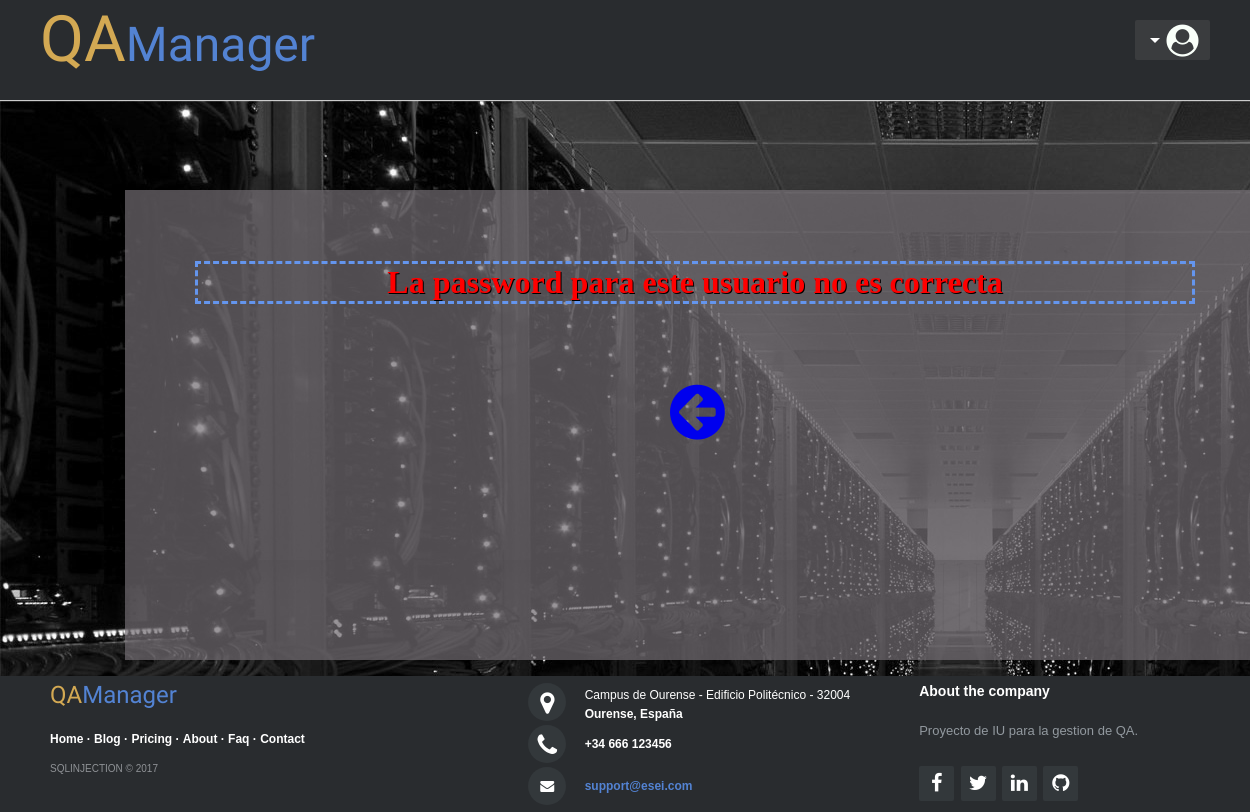
The page /Controllers/Login_Controller.php?login=admin on the database its author committed.
### tables this page shows
CREATE TABLE `USUARIO` (
  `login` varchar(9) NOT NULL,
  `password` varchar(128) NOT NULL,
  `DNI` varchar(9) NOT NULL,
  `Nombre` varchar(30) NOT NULL,
  `Apellidos` varchar(50) NOT NULL,
  `Correo` varchar(40) NOT NULL,
  `Direccion` varchar(60) NOT NULL,
  `Telefono` varchar(11) NOT NULL
  );

### Functions/Access_DB.php (called while the page is built)
<?php
function ConnectDB()
{
    $mysqli = new mysqli("localhost","userET3","passET3","IUET32017");
	if ($mysqli->connect_errno) {
		include '../Views/MESSAGE_View.php';
		new MESSAGE("Fallo al conectar a MySQL: (" . $mysqli->connect_errno . ") " . $mysqli->connect_error, '../index.php');
		return false;
	}
	else{
        $mysqli->set_charset("utf8");
		return $mysqli;
	}
}
?>

### Models/User_Model.php (called while the page is built, shortened)
<?php
class UserDAO
{
    var $login;
    var $password;
    var $mysqli;
    function __construct( $login, $password)
    {
        $this->login = $login;
        $this->password = hash('md5', $password);
        include_once '../Functions/Access_DB.php';
        $this->mysqli = ConnectDB();
    }
    function login(){
        $sql = "SELECT *
			FROM USUARIO
			WHERE (
				(login = '$this->login')
			)";
        $resultado = mysqli_query($this->mysqli, $sql);
        if(mysqli_num_rows($resultado) == 0){
            return 'El login no existe';
        }
        else{
            $tupla = $resultado->fetch_array();
            if ($tupla['password'] == $this->password){
                return true;
            }
            else{
                return 'La password para este usuario no es correcta';
            }
        }
    }
}

### Views/MESSAGE_View.php (the view, shortened to what this page needs)
<?php
class MESSAGE{
	private $string;
	private $volver;
	function __construct($string, $volver){
		$this->string = $string;
		$this->volver = $volver;
		$this->render();
	}
	function render(){
?>
		<br>
		<br>
		<br>
        <div class="MessageContainer">
            <div class="MessageString">
                <H1 class="errorMessage">
                <?php echo $this->string; ?>
                <link rel="stylesheet" href="../Locales/MESSAGE.css">
                <link rel="stylesheet" href="https://maxcdn.bootstrapcdn.com/font-awesome/4.7.0/css/font-awesome.min.css">
                </H1>
                <br>
                <br>
                <br>
                <a href="<?php echo $this->volver ?>"><i class="fa fa-arrow-circle-left" id="returnIcon"></i></a>
            </div>
        </div>
<?php
	}
}

### Controllers/Login_Controller.php (shortened to what this page needs)
<?php
if(!isset($_REQUEST['login']) && !(isset($_REQUEST['password']))){
    include_once '../Views/Login_View.php';
    $login = new Login();
}
else{
    include_once '../Models/User_Model.php';
    $login = $_REQUEST['login'];
    $password = $_REQUEST['password'];
    $usuario = new UserDAO($login,$password);
    $respuesta = $usuario->login();
    if ($respuesta == 'true'){
        session_start();
        $_SESSION['login'] = $_REQUEST['login'];
        header('Location:../Controllers/Index_Controller.php');
    }
    else{
        include_once '../Views/MESSAGE_View.php';
        new MESSAGE($respuesta, './Login_Controller.php');
    }
}
?>

### Locales/Header.css (style rules this page uses)
.header-user-dropdown { background-color:#292c2f; box-shadow:0 1px 1px #ccc; padding: 20px 40px; height: 100px; color: #ffffff; box-sizing: border-box; }
.header-user-dropdown .header-limiter { max-width: 1200px; text-align: center; margin: 0 auto; }
#logIcon { margin-left: 20px; margin-top: 5px; font-size: 2em; }
.header-user-dropdown .header-limiter h1 { float: left; font: normal 64px Cookie, Arial, Helvetica, sans-serif; line-height: 40px; margin:0; }
.header-user-dropdown .header-limiter h1 span { color: #5383d3; font-size: 48px; }
.header-user-dropdown .header-limiter h1 a { color: #D3A953; }
.header-user-dropdown .header-limiter a { color: #f9fff9; text-decoration: none; }
.header-user-dropdown .header-limiter .header-user-menu { position: relative; float:right; background-color:#3a3c3e; width:75px; height:40px; border-radius:2px; }
.header-user-dropdown .header-limiter .header-user-menu:before { content:''; width:0; height:0; top: 18px; left: 15px; position:absolute; border:5px solid transparent; border-top-color:#fff; }

### Locales/Main.css (style rules this page uses)
body { margin: 0; background-color: #e0e0e0; background-image: url("../Locales/wallpaper.jpg"); z-index: 2; }
.errorMessage { color: red; }

### Locales/MESSAGE.css (style rules this page uses)
.MessageContainer { width:100%; margin:auto; max-width:1000px; min-height:370px; position:relative; box-shadow:0 12px 15px 0 rgba(0,0,0,.24),0 17px 50px 0 rgba(0,0,0,.19); }
.MessageString { width:100%; height:100%; position:absolute; padding:50px 70px 50px 70px; background: rgba(115, 109, 115, 0.7); text-align: center; }
.errorMessage { text-align: center; text-shadow: 1px 1px black; border: dashed; border-color:cornflowerblue; }
#returnIcon { text-align: center; font-size: 4em; padding-left: 5px; }

### Locales/Footer.css (style rules this page uses)
.footer-distributed { background-color: #292c2f; box-shadow: 0 1px 1px 0 rgba(0, 0, 0, 0.12); box-sizing: border-box; width: 100%; max-height: 200px; text-align: left; font: bold 12px sans-serif; position: fixed; bottom: 0px; padding: 5px 50px; margin-top: 80px; }
.footer-distributed .footer-left, .footer-distributed .footer-center, .footer-distributed .footer-right { display: inline-block; vertical-align: top; }
.footer-distributed .footer-left { width: 40%; }
.footer-distributed h3 { color: #D3A953; font: normal 24px 'Cookie', cursive; margin: 0; padding-bottom: -20px; }
.footer-distributed h3 span { color: #5383d3; }
.footer-distributed .footer-links { color: #ffffff; margin: 20px 0 12px; padding: 0; }
.footer-distributed .footer-links a { display:inline-block; line-height: 1.8; text-decoration: none; color: inherit; }
.footer-distributed .footer-company-name { color: #8f9296; font-size: 10px; font-weight: normal; margin: 0; }
.footer-distributed .footer-center { width: 35%; }
.footer-distributed .footer-center i { background-color: #33383b; color: #ffffff; font-size: 25px; width: 38px; height: 38px; border-radius: 50%; text-align: center; line-height: 42px; margin: 2px 15px; vertical-align: middle; }
.footer-distributed .footer-center i.fa-envelope { font-size: 14px; line-height: 38px; }
.footer-distributed .footer-center p { display: inline-block; color: #ffffff; vertical-align: middle; margin:0; }
.footer-distributed .footer-center p span { display:block; font-weight: normal; font-size:12px; line-height:2; }
.footer-distributed .footer-center p a { color: #5383d3; text-decoration: none;; }
.footer-distributed .footer-right { width: 20%; }
.footer-distributed .footer-company-about { line-height: 20px; color: #92999f; font-size: 13px; font-weight: normal; margin: 0; }
.footer-distributed .footer-company-about span { display: block; color: #ffffff; font-size: 14px; font-weight: bold; margin-bottom: 20px; }
.footer-distributed .footer-icons { margin-top: 25px; }
.footer-distributed .footer-icons a { display: inline-block; width: 35px; height: 35px; cursor: pointer; background-color: #33383b; border-radius: 2px; font-size: 20px; color: #ffffff; text-align: center; line-height: 35px; margin-right: 3px; margin-bottom: 5px; }

### rows shown on the page
usuario: password "La password para este usuario no es correcta", password "QA Manager Home · Blog · Pricing · About · Faq · Contact SQLINJECTION © 2017 Campus de Ourense - Edificio Politécnico - 32004 Ourense, España +34 666 123456 support@esei.com About the company Proyecto de IU para la gestion de QA."
